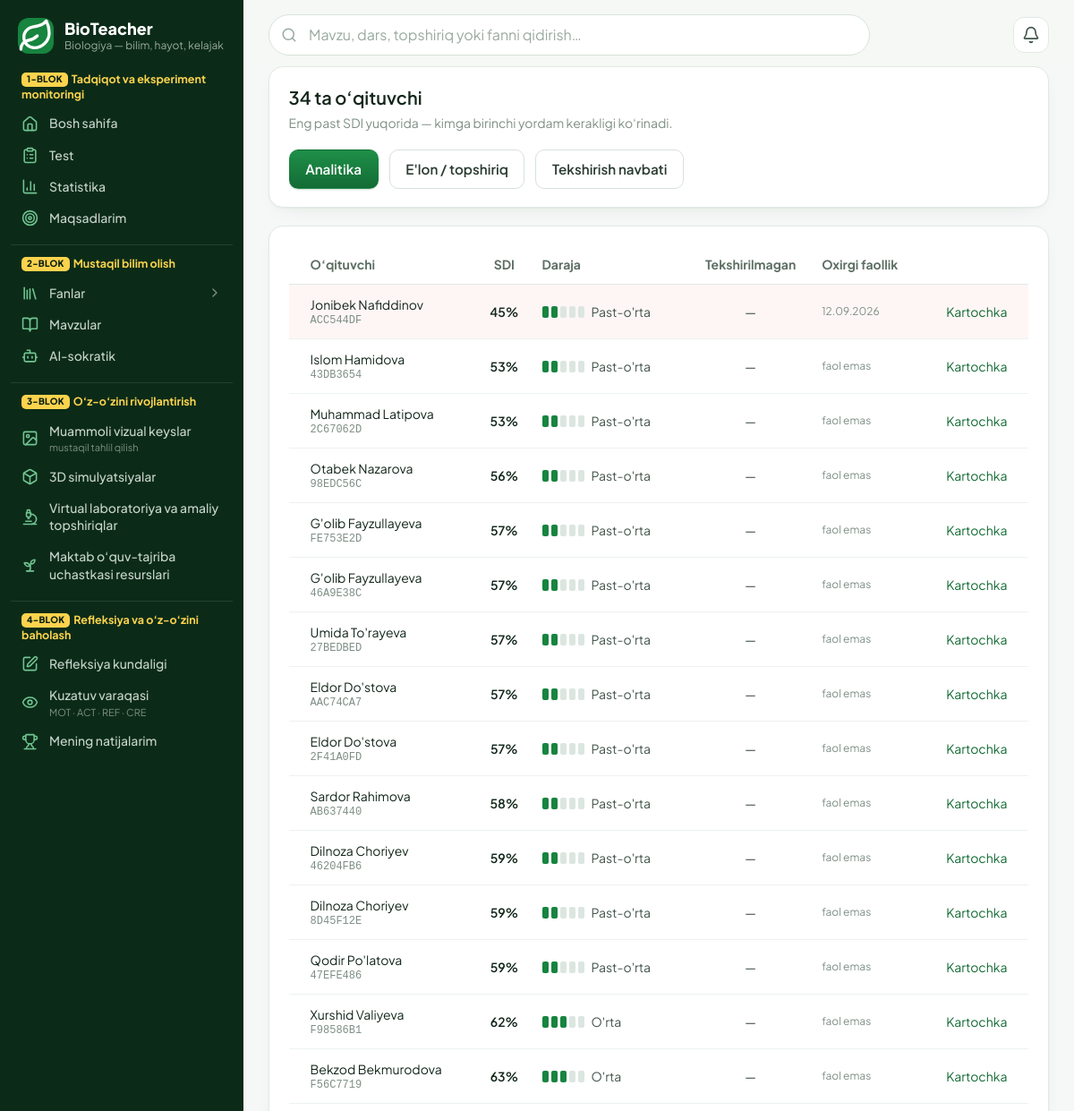
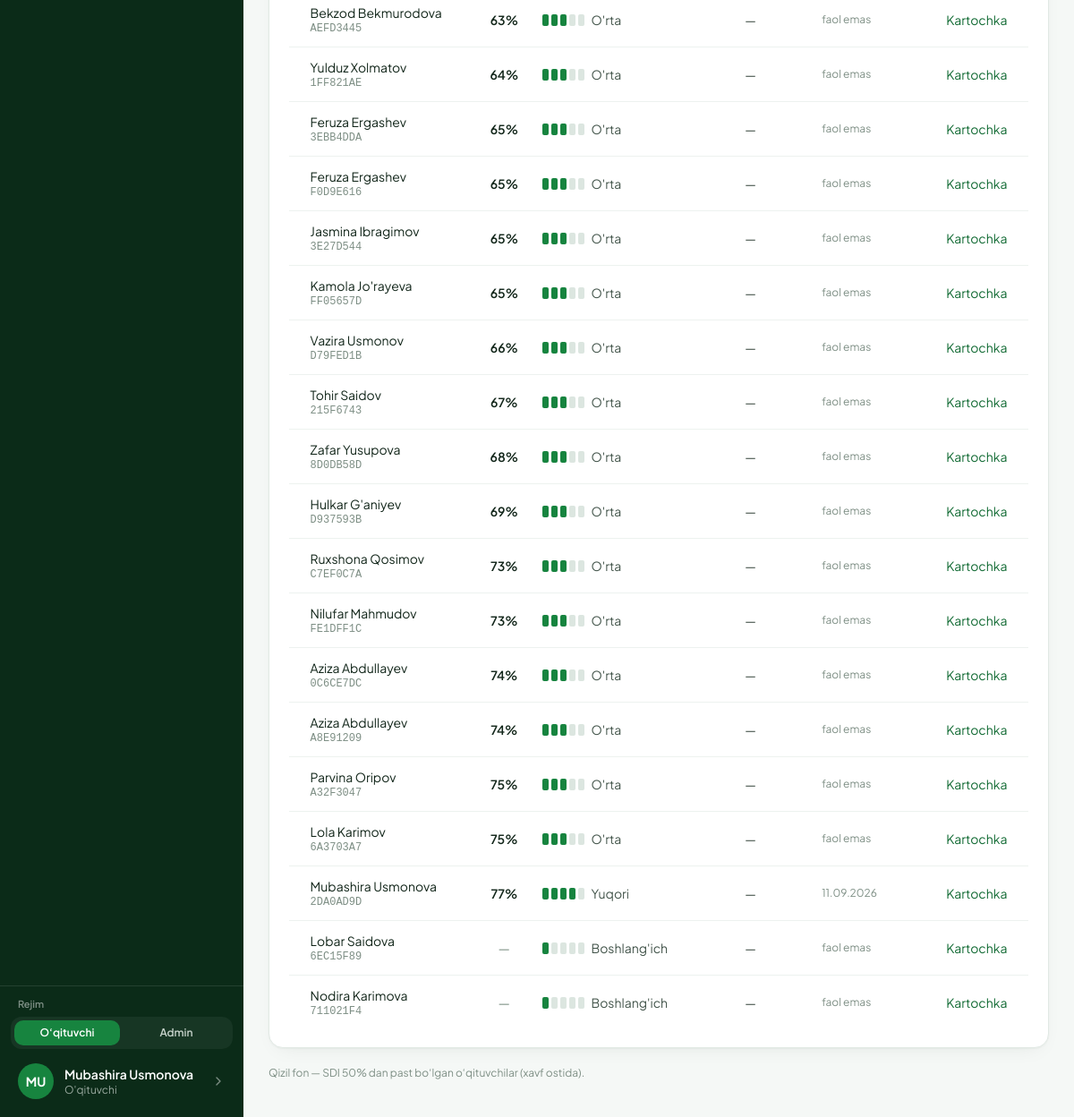
Screenshot of /boshqaruv/ (signed in) with the database file from the repository (2 pictures, top to bottom).
### accounts/models.py (models this page shows, shortened)
class MenuItem(models.Model):
    key = models.CharField("band kaliti", max_length=60, unique=True)
    group = models.ForeignKey(
        "MenuGroup", on_delete=models.CASCADE, null=True, related_name="items", verbose_name="blok",
    )
    parent = models.ForeignKey(
        "self", on_delete=models.CASCADE, null=True, blank=True, related_name="children",
        verbose_name="ota band",
    )
    order = models.PositiveSmallIntegerField("tartib", default=0)
    label = models.CharField("nom", max_length=60, blank=True, help_text="Bo'sh — sahifaning standart nomi.")
    page = models.CharField("sahifa", max_length=60, blank=True)
    url = models.CharField("havola", max_length=300, blank=True)
    icon = models.CharField("ikonka", max_length=20, blank=True, help_text="Bo'sh — sahifa ikonkasi.")
    hint = models.CharField("izoh", max_length=60, blank=True)
    class Meta:
        verbose_name = "menyu bandi"
        verbose_name_plural = "menyu bandlari"
        ordering = ["order", "id"]

class User(AbstractUser):
    email = models.EmailField("email", unique=True)
    email_verified = models.BooleanField("email tasdiqlangan", default=False)
    last_login_ip = models.GenericIPAddressField("oxirgi IP", null=True, blank=True)
    USERNAME_FIELD = "email"
    REQUIRED_FIELDS = []
    objects = UserManager()
    class Meta:
        verbose_name = "foydalanuvchi"
        verbose_name_plural = "foydalanuvchilar"

class Profile(SoftDeleteModel):
    user = models.OneToOneField(User, on_delete=models.CASCADE, related_name="profile")
    role = models.CharField("faol rol", max_length=20, choices=Role.choices, default=Role.TEACHER)
    roles = models.CharField("berilgan rollar", max_length=100, blank=True, default="")
    otm = models.CharField("OTM", max_length=200, blank=True)
    faculty = models.CharField("fakultet", max_length=200, blank=True)
    course = models.PositiveSmallIntegerField("kurs", null=True, blank=True)
    study_arm = models.CharField(
        "tadqiqot bo'linmasi", max_length=1, choices=StudyArm.choices, default=StudyArm.NONE,
    )
    phone = models.CharField("telefon", max_length=32, blank=True)
    avatar = models.ImageField("avatar", upload_to="avatars/%Y/%m/", blank=True)
    bio = models.TextField("qisqacha", blank=True)
    research_consent = models.BooleanField("tadqiqotda ishtirok roziligi", default=False)
    research_consent_at = models.DateTimeField(null=True, blank=True)
    respondent_id = models.UUIDField("respondent ID", default=uuid.uuid4, unique=True, editable=False)
    onboarding_done = models.BooleanField("onboarding tugallangan", default=False)
    class Meta:
        verbose_name = "profil"
        verbose_name_plural = "profillar"
    @property
    def role_list(self):
        granted = {r.strip() for r in self.roles.split(",") if r.strip()}
        granted.add(self.role)
        if self.user.is_superuser:
            granted.add(Role.ADMIN)
        return [r for r in Role.values if r in granted]
    @property
    def role_choices(self):
        return [(r, Role(r).label) for r in self.role_list]
    @property
    def has_multiple_roles(self):
        return len(self.role_list) > 1
    @property
    def is_admin(self):
        return self.role == Role.ADMIN
    def short_code(self):
        return str(self.respondent_id)[:8].upper()

### progress/models.py (models this page shows, shortened)
class ActivityLog(TimeStampedModel):
    class Action(models.TextChoices):
        DIAGNOSTIC_DONE = "DIAGNOSTIC", "Diagnostika yakunlandi"
        LESSON_DONE = "LESSON", "Dars o'zlashtirildi"
        SUBMISSION = "SUBMISSION", "Topshiriq yuborildi"
        REFLECTION = "REFLECTION", "Refleksiya yozildi"
        GOAL_CREATED = "GOAL", "Maqsad belgilandi"
        GOAL_TASK = "GOAL_TASK", "Maqsad vazifasi bajarildi"
        DAILY = "DAILY", "Kunlik 15 daqiqa bajarildi"
        BADGE = "BADGE", "Nishon olindi"
    user = models.ForeignKey(
        settings.AUTH_USER_MODEL, on_delete=models.CASCADE, related_name="activities"
    )
    action = models.CharField(max_length=20, choices=Action.choices, db_index=True)
    object_ref = models.CharField("obyekt", max_length=200, blank=True)
    points = models.PositiveSmallIntegerField("faollik bali", default=1)
    meta = models.JSONField(default=dict, blank=True)
    class Meta:
        verbose_name = "faollik yozuvi"
        verbose_name_plural = "faollik jurnali"
        ordering = ["-created_at"]
    ICONS = {
        "DIAGNOSTIC": "clipboard", "LESSON": "book", "SUBMISSION": "flask",
        "REFLECTION": "pen", "GOAL": "target", "GOAL_TASK": "check",
        "DAILY": "calendar", "BADGE": "trophy",
    }
    SHORT = {
        "DIAGNOSTIC": "Test", "LESSON": "Dars", "SUBMISSION": "Topshiriq",
        "REFLECTION": "Refleksiya", "GOAL": "Maqsad", "GOAL_TASK": "Vazifa",
        "DAILY": "Kunlik", "BADGE": "Nishon",
    }

### accounts/views_manage.py (the view)
@admin_required
def students(request):
    rows = _student_rows()
    return render(
        request,
        "manage/students.html",
        {"rows": rows, "total": len(rows), "risk_threshold": RISK_THRESHOLD},
    )

### accounts/menu.py (called while the page is built)
def active_sections():
    from content.models import Section
    sections = list(Section.objects.filter(is_active=True).order_by("order", "title"))
    for section in sections:
        section.icon_name = SECTION_ICONS.get(section.slug, "leaf")
    return sections

def _resolve(item, sections):
    if item.page.startswith(SECTION_PREFIX):
        section = sections.get(item.page[len(SECTION_PREFIX):])
        if section is None:
            return None
        return {"href": reverse("content:section", args=[section.slug]), "label": section.title,
                "icon": section.icon_name, "page": {}, "slug": section.slug}
    if item.page:
        page = PAGES.get(item.page)
        if page is None:
            return None
        href = reverse(page["url"], args=[page["arg"]] if page.get("arg") else None) if page.get("url") else ""
        return {"href": href, "label": page["label"], "icon": page["icon"], "page": page, "slug": None}
    if item.url:
        return {"href": item.url, "label": item.url, "icon": "link", "page": {}, "slug": None}
    return None

def group_title(group):
    if group.title is not None:
        return group.title
    return DEFAULT_GROUPS.get(group.key, {}).get("title", "")

def _load(audience=None):
    from .models import MenuGroup, MenuItem
    if not MenuGroup.objects.exists():
        seed_defaults(MenuGroup, MenuItem)
    groups = MenuGroup.objects.order_by(F("order").asc(nulls_last=True), "id")
    if audience:
        groups = groups.filter(audience=audience)
    groups = list(groups)
    top, children = defaultdict(list), defaultdict(list)
    for item in MenuItem.objects.filter(group__in=groups).order_by("order", "id"):
        (children[item.parent_id] if item.parent_id else top[item.group_id]).append(item)
    return [(group, [(item, children[item.id]) for item in top[group.id]]) for group in groups]

def _current_section(request):
    match = getattr(request, "resolver_match", None)
    if match is None or match.namespace != "content":
        return None
    return match.kwargs.get("slug") if match.url_name == "section" else match.kwargs.get("section_slug")

### accounts/models.py (called while the page is built)
def has_role_q(role, prefix="profile__"):
    return Q(**{f"{prefix}role": role}) | Q(**{f"{prefix}roles__contains": role})

### accounts/permissions.py (called while the page is built)
def get_profile(user):
    return getattr(user, "profile", None)

### core/models.py (called while the page is built)
    def get_queryset(self):
        return super().get_queryset().filter(is_deleted=False)

### templates/manage/students.html (shortened to what this page needs)
{% extends "base.html" %}
{% block content %}
<div class="space-y-5">
  <section class="section">
    <div class="flex flex-wrap items-center justify-between gap-4">
      <div>
        <h2 class="font-semibold text-xl text-slateg-900">{{ total }} ta o‘qituvchi</h2>
        <p class="mt-1 text-sm text-slateg-500">Eng past SDI yuqorida — kimga birinchi yordam kerakligi ko‘rinadi.</p>
      </div>
    </div>
    <div class="mt-5 flex flex-wrap gap-3">
      <a href="{% url 'manage:analytics' %}" class="btn btn-primary">Analitika</a>
      <a href="{% url 'manage:announce' %}" class="btn btn-quiet">E'lon / topshiriq</a>
      <a href="{% url 'assignments:queue' %}" class="btn btn-quiet">Tekshirish navbati</a>
    </div>
  </section>
  <section class="section">
    <div class="overflow-x-auto">
      <table class="w-full text-sm">
        <thead><tr class="text-left text-sm text-slateg-600 border-b border-slateg-200">
          <th class="py-3 px-6">O‘qituvchi</th>
          <th class="py-3 px-3 text-center">SDI</th>
          <th class="py-3 px-3">Daraja</th>
          <th class="py-3 px-3 text-center">Tekshirilmagan</th>
          <th class="py-3 px-3">Oxirgi faollik</th>
          <th class="py-3 px-6"></th>
        </tr></thead>
        <tbody class="divide-y divide-slateg-100">
          {% for row in rows %}
            <tr class="{% if row.at_risk %}bg-rosex-50/50{% endif %}">
              <td class="py-3 px-6">
                <span class="block text-slateg-900">{{ row.student.get_full_name|default:row.student.email }}</span>
                <span class="block text-xs text-slateg-500 font-mono">{{ row.profile.short_code }}</span>
              </td>
              <td class="py-3 px-3 text-center font-semibold text-slateg-900">
                {% if row.sdi is not None %}{{ row.sdi|floatformat:0 }}%{% else %}<span class="text-slateg-400">—</span>{% endif %}
              </td>
              <td class="py-3 px-3">
                {% include "partials/level_badge.html" with name=row.level.1 step=row.level.3 %}
              </td>
              <td class="py-3 px-3 text-center">
                {% if row.pending %}<span class="rounded-full bg-amberx-50 px-2 py-0.5 text-xs text-amberx-700">{{ row.pending }}</span>{% else %}—{% endif %}
              </td>
              <td class="py-3 px-3 text-xs text-slateg-500">
                {% if row.last_activity %}{{ row.last_activity|date:"d.m.Y" }}{% else %}faol emas{% endif %}
              </td>
              <td class="py-3 px-6 text-right">
                <a href="{% url 'progress:student' row.student.pk %}" class="text-sm text-brand-700 hover:underline">Kartochka</a>
              </td>
            </tr>
          {% empty %}
            <tr><td colspan="6" class="py-8 px-6 text-center text-slateg-500">
              Hali hech kim ro‘yxatdan o‘tmagan.
            </td></tr>
          {% endfor %}
        </tbody>
      </table>
    </div>
  </section>
  <p class="text-xs text-slateg-500">
    Qizil fon — SDI {{ risk_threshold }}% dan past bo‘lgan o‘qituvchilar (xavf ostida).
  </p>
</div>
{% endblock %}

### templates/partials/rail.html (shortened to what this page needs)
{% load static %}
<div class="flex flex-col h-full w-full">
  <a href="{% url 'home:dashboard' %}" class="flex items-center gap-3 px-5 pt-5 pb-5">
    <span class="grid place-items-center w-10 h-10 rounded-xl bg-brand-600 text-white shrink-0">
    </span>
    <span class="min-w-0">
      <span class="block text-white text-lg font-extrabold leading-tight">BioTeacher</span>
      <span class="block text-xs text-slateg-400 truncate">Biologiya — bilim, hayot, kelajak</span>
    </span>
  </a>
  <nav class="flex-1 overflow-y-auto px-3 pb-3" aria-label="Asosiy menyu">
    {% if profile.is_admin %}{% with groups=rail_menu.admin %}{% include "partials/rail_groups.html" %}{% endwith %}
    {% else %}{% with groups=rail_menu.teacher %}{% include "partials/rail_groups.html" %}{% endwith %}
    {% endif %}
  </nav>
  <div class="border-t border-white/10 p-3">
    {% if profile.has_multiple_roles %}
      <form method="post" action="{% url 'accounts:switch_role' %}" class="mb-2">{% csrf_token %}
        <p class="px-2 mb-1.5 text-[11px] font-semibold text-slateg-500">Rejim</p>
        <div class="grid grid-cols-{{ profile.role_choices|length }} gap-1 rounded-xl bg-white/5 p-1" role="group" aria-label="Rolni almashtirish">
          {% for code, label in profile.role_choices %}
            <button name="role" value="{{ code }}"
                    {% if code == profile.role %}aria-pressed="true" disabled{% endif %}
                    class="rounded-lg px-2 py-1.5 text-xs font-semibold truncate
                      {% if code == profile.role %}bg-brand-600 text-white{% else %}text-slateg-300 hover:bg-white/10 hover:text-white{% endif %}">
              {% if code == 'ADMIN' %}Admin{% else %}O‘qituvchi{% endif %}
            </button>
          {% endfor %}
        </div>
      </form>
    {% endif %}
    <a href="{% url 'home:cabinet' %}"
       class="flex items-center gap-3 rounded-xl px-2 py-2 hover:bg-white/5 group">
      {% if profile.avatar %}
        <img src="{{ profile.avatar.url }}" alt="" class="w-10 h-10 rounded-full object-cover shrink-0">
      {% else %}
        <span aria-hidden="true" class="grid place-items-center w-10 h-10 rounded-full bg-brand-600 text-white text-sm font-bold shrink-0">
          {{ user.first_name|slice:":1"|upper|default:"B" }}{{ user.last_name|slice:":1"|upper }}
        </span>
      {% endif %}
      <span class="min-w-0 flex-1">
        <span class="block text-sm font-semibold text-white truncate">{{ user.get_full_name|default:user.email }}</span>
        <span class="block text-xs text-slateg-400">{{ profile.get_role_display }}</span>
      </span>
      <span class="text-slateg-500 group-hover:text-white shrink-0 w-4 h-4">
      </span>
    </a>
  </div>
</div>

### templates/partials/rail_item.html (shortened to what this page needs)
<a href="{{ href }}"
   class="flex items-center gap-3 rounded-xl px-3 py-2 text-sm font-medium
     {% if active %}bg-brand-600 text-white shadow-[0_6px_16px_-8px_rgba(23,132,63,.9)]{% else %}text-slateg-300 hover:bg-white/5 hover:text-white{% endif %}">
  <span class="shrink-0 w-[19px] h-[19px] grid place-items-center {% if not active %}text-brand-300{% endif %}">
  </span>
  <span class="flex-1 min-w-0">
    <span class="rail-label block leading-snug">{{ label }}</span>
    {% if hint %}
      <span class="block mt-0.5 text-[11px] font-normal leading-tight {% if active %}text-white/75{% else %}text-slateg-500{% endif %}">{{ hint }}</span>
    {% endif %}
  </span>
</a>

### templates/partials/level_badge.html (shortened to what this page needs)
<span class="inline-flex items-center gap-2 text-sm text-slateg-700">
  <span class="meter" role="img" aria-label="Daraja: {{ name }}, 5 dan {{ step }}">
    {% for i in "12345" %}<i class="{% if forloop.counter <= step %}on{% endif %}"></i>{% endfor %}
  </span>
  {{ name }}
</span>

### templates/base.html (style rules this page uses)
:root { --brand: #17843F; --brand-dark: #116A33; --page: #F5F8F6; --line: #E1E9E4; }
html { -webkit-text-size-adjust: 100%; }
img, svg, video, canvas, table { max-width: 100%; }
body { -webkit-font-smoothing: antialiased; }
.btn { display: inline-flex; align-items: center; justify-content: center; gap: .5rem; border-radius: 10px; padding: .62rem 1.1rem; font-weight: 600; font-size: .95rem; border: 1px solid transparent; cursor: pointer; transition: background .15s, border-color .15s; }
.btn-primary { background: linear-gradient(180deg,#1E8F48,#136C35); color:#fff; box-shadow: 0 1px 2px rgba(11,43,24,.18); }
.btn-quiet { background:#fff; color:#2A3B31; border-color:#D7E2DA; }
.meter { display:inline-flex; gap:3px; vertical-align:middle; }
.meter i { display:block; width:7px; height:13px; border-radius:2px; background:#DCE6E0; }
.meter i.on { background: var(--brand); }
.section { background:#fff; border:1px solid var(--line); border-radius:16px; padding:1.25rem 1.35rem; margin-top:1.25rem; box-shadow: 0 1px 2px rgba(11,43,24,.04), 0 8px 24px -12px rgba(11,43,24,.10); }
.section:first-child { margin-top: 0; }
[class*="space-y-"] > .section { margin-top: 0; }

### rows the page displays
MenuItem: group "mustaqil tahlil qilish"
MenuItem: group "MOT · ACT · REF · CRE"
User: first_name "M", last_name "U", get_full_name "Mubashira Usmonova", student.get_full_name "Mubashira Usmonova", profile.short_code "2DA0AD9D", sdi "77", name "Yuqori", last_activity "11.09.2026"
Profile: role "O'qituvchi"
User: student.get_full_name "Jonibek Nafiddinov", profile.short_code "ACC544DF", sdi "45", name "Past-o'rta", last_activity "12.09.2026"
User: student.get_full_name "Islom Hamidova", profile.short_code "43DB3654", sdi "53", name "Past-o'rta", shows "faol emas"
User: student.get_full_name "Muhammad Latipova", profile.short_code "2C67062D", sdi "53", name "Past-o'rta", shows "faol emas"
User: student.get_full_name "Otabek Nazarova", profile.short_code "98EDC56C", sdi "56", name "Past-o'rta", shows "faol emas"
User: student.get_full_name "G'olib Fayzullayeva", profile.short_code "FE753E2D", sdi "57", name "Past-o'rta", shows "faol emas"
User: student.get_full_name "G'olib Fayzullayeva", profile.short_code "46A9E38C", sdi "57", name "Past-o'rta", shows "faol emas"
User: student.get_full_name "Umida To'rayeva", profile.short_code "27BEDBED", sdi "57", name "Past-o'rta", shows "faol emas"
User: student.get_full_name "Eldor Do'stova", profile.short_code "AAC74CA7", sdi "57", name "Past-o'rta", shows "faol emas"
User: student.get_full_name "Eldor Do'stova", profile.short_code "2F41A0FD", sdi "57", name "Past-o'rta", shows "faol emas"
User: student.get_full_name "Sardor Rahimova", profile.short_code "AB637440", sdi "58", name "Past-o'rta", shows "faol emas"
User: student.get_full_name "Dilnoza Choriyev", profile.short_code "46204FB6", sdi "59", name "Past-o'rta", shows "faol emas"
User: student.get_full_name "Dilnoza Choriyev", profile.short_code "8D45F12E", sdi "59", name "Past-o'rta", shows "faol emas"
User: student.get_full_name "Qodir Po'latova", profile.short_code "47EFE486", sdi "59", name "Past-o'rta", shows "faol emas"
User: student.get_full_name "Xurshid Valiyeva", profile.short_code "F98586B1", sdi "62", name "O'rta", shows "faol emas"
User: student.get_full_name "Bekzod Bekmurodova", profile.short_code "F56C7719", sdi "63", name "O'rta", shows "faol emas"
User: student.get_full_name "Bekzod Bekmurodova", profile.short_code "AEFD3445", sdi "63", name "O'rta", shows "faol emas"
User: student.get_full_name "Yulduz Xolmatov", profile.short_code "1FF821AE", sdi "64", name "O'rta", shows "faol emas"
User: student.get_full_name "Feruza Ergashev", profile.short_code "3EBB4DDA", sdi "65", name "O'rta", shows "faol emas"
User: student.get_full_name "Feruza Ergashev", profile.short_code "F0D9E616", sdi "65", name "O'rta", shows "faol emas"
User: student.get_full_name "Jasmina Ibragimov", profile.short_code "3E27D544", sdi "65", name "O'rta", shows "faol emas"
User: student.get_full_name "Kamola Jo'rayeva", profile.short_code "FF05657D", sdi "65", name "O'rta", shows "faol emas"
User: student.get_full_name "Vazira Usmonov", profile.short_code "D79FED1B", sdi "66", name "O'rta", shows "faol emas"
User: student.get_full_name "Tohir Saidov", profile.short_code "215F6743", sdi "67", name "O'rta", shows "faol emas"
User: student.get_full_name "Zafar Yusupova", profile.short_code "8D0DB58D", sdi "68", name "O'rta", shows "faol emas"
User: student.get_full_name "Hulkar G'aniyev", profile.short_code "D937593B", sdi "69", name "O'rta", shows "faol emas"
User: student.get_full_name "Ruxshona Qosimov", profile.short_code "C7EF0C7A", sdi "73", name "O'rta", shows "faol emas"
User: student.get_full_name "Nilufar Mahmudov", profile.short_code "FE1DFF1C", sdi "73", name "O'rta", shows "faol emas"
User: student.get_full_name "Aziza Abdullayev", profile.short_code "0C6CE7DC", sdi "74", name "O'rta", shows "faol emas"
User: student.get_full_name "Aziza Abdullayev", profile.short_code "A8E91209", sdi "74", name "O'rta", shows "faol emas"
User: student.get_full_name "Parvina Oripov", profile.short_code "A32F3047", sdi "75", name "O'rta", shows "faol emas"
User: student.get_full_name "Lola Karimov", profile.short_code "6A3703A7", sdi "75", name "O'rta", shows "faol emas"
User: student.get_full_name "Lobar Saidova", profile.short_code "6EC15F89", name "Boshlang'ich", shows "faol emas"
User: student.get_full_name "Nodira Karimova", profile.short_code "711021F4", name "Boshlang'ich", shows "faol emas"

### other values shown
{{ group.badge }} "1-BLOK" "2-BLOK" "3-BLOK" "4-BLOK"
{{ group.text }} "Tadqiqot va eksperiment monitoringi" "Mustaqil bilim olish" "O‘z-o‘zini rivojlantirish" "Refleksiya va o‘z-o‘zini baholash"
{{ label }} "Bosh sahifa" "Test" "Statistika" "Maqsadlarim" "Mavzular" "AI-sokratik" "Muammoli vizual keyslar" "3D simulyatsiyalar" "Virtual laboratoriya va amaliy topshiriqlar" "Maktab o‘quv-tajriba uchastkasi resurslari" "Refleksiya kundaligi" "Kuzatuv varaqasi" "Mening natijalarim"
{{ item.label }} "Fanlar"
{{ total }} "34"
{{ risk_threshold }} "50"
